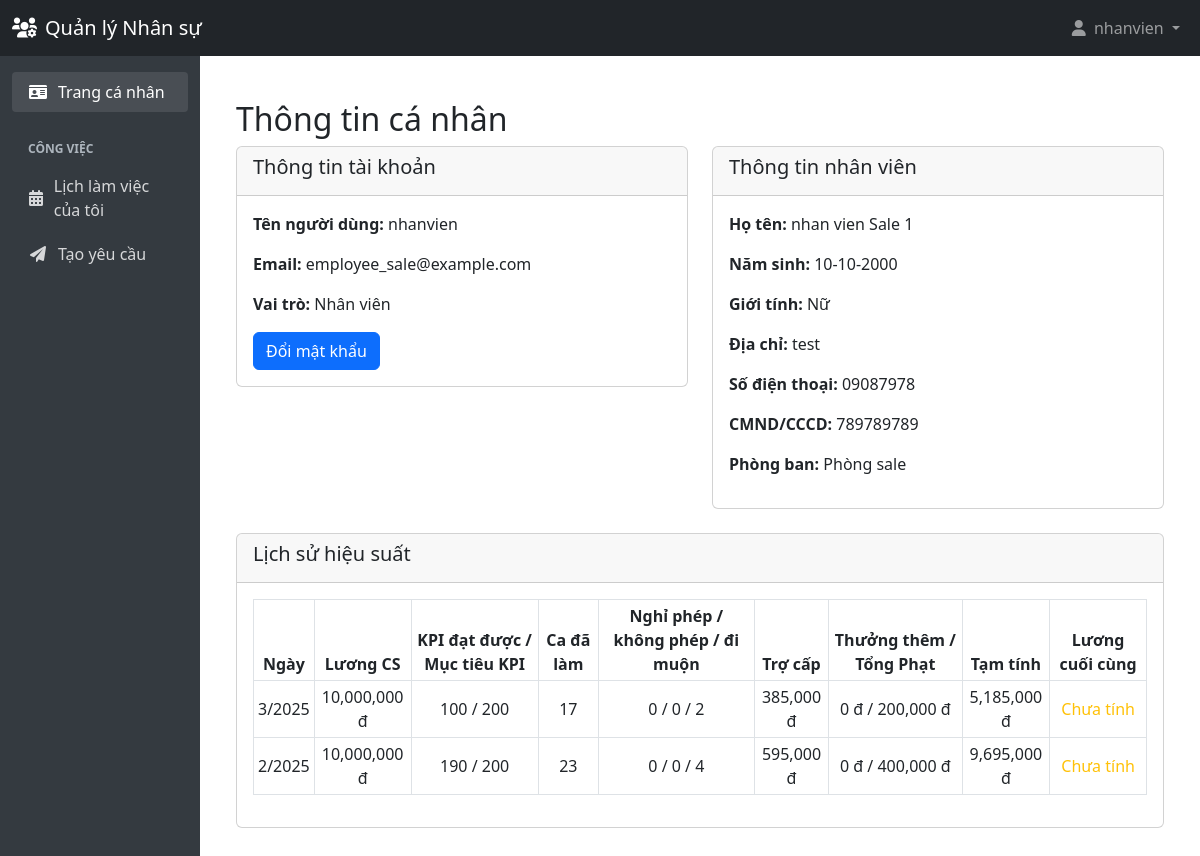
/pages/profile.php (signed in), run on the app's committed database.
### tables this page shows
CREATE TABLE `users` (
  `user_id` int(11) NOT NULL,
  `username` varchar(50) NOT NULL,
  `password` varchar(255) NOT NULL,
  `email` varchar(100) DEFAULT NULL,
  `role_id` int(11) NOT NULL,
  `created_at` timestamp NULL DEFAULT current_timestamp(),
  `is_locked` tinyint(1) DEFAULT 0
);

CREATE TABLE `roles` (
  `role_id` int(11) NOT NULL,
  `role_name` varchar(50) NOT NULL
);

CREATE TABLE `employees` (
  `employee_id` int(11) NOT NULL,
  `user_id` int(11) DEFAULT NULL,
  `first_name` varchar(50) NOT NULL,
  `last_name` varchar(50) NOT NULL,
  `address` text DEFAULT NULL,
  `phone_number` varchar(20) DEFAULT NULL,
  `id_card_number` varchar(20) DEFAULT NULL,
  `gender` enum('male','female','other') NOT NULL,
  `department_id` int(11) DEFAULT NULL,
  `created_at` timestamp NULL DEFAULT current_timestamp(),
  `updated_at` timestamp NULL DEFAULT current_timestamp() ON UPDATE current_timestamp(),
  `is_locked` tinyint(1) DEFAULT 0,
  `birth_date` date DEFAULT NULL
);

CREATE TABLE `departments` (
  `department_id` int(11) NOT NULL,
  `department_code` varchar(50) NOT NULL,
  `department_name` varchar(100) NOT NULL,
  `kpi_name` varchar(100) NOT NULL,
  `kpi_unit` varchar(100) NOT NULL,
  `max_employees` int(11) NOT NULL,
  `default_kpi` decimal(10,2) NOT NULL,
  `default_salary` decimal(12,2) NOT NULL,
  `created_at` timestamp NULL DEFAULT current_timestamp(),
  `updated_at` timestamp NULL DEFAULT current_timestamp() ON UPDATE current_timestamp(),
  `is_active` tinyint(1) NOT NULL DEFAULT 1
);

CREATE TABLE `employee_monthly_performance` (
  `performance_id` int(11) NOT NULL,
  `employee_id` int(11) NOT NULL,
  `department_id` int(11) NOT NULL,
  `month` int(11) NOT NULL,
  `year` int(11) NOT NULL,
  `individual_kpi_target` decimal(10,2) NOT NULL,
  `individual_base_salary` decimal(12,2) NOT NULL,
  `kpi_achieved` decimal(10,2) DEFAULT 0.00,
  `authorized_absences` int(11) DEFAULT 0,
  `unauthorized_absences` int(11) DEFAULT 0,
  `final_salary` decimal(12,2) DEFAULT 0.00,
  `salary_calculated` tinyint(1) DEFAULT 0,
  `created_at` timestamp NULL DEFAULT current_timestamp(),
  `updated_at` timestamp NULL DEFAULT current_timestamp() ON UPDATE current_timestamp(),
  `working_day` int(11) DEFAULT NULL,
  `allowance_shift_count` int(11) DEFAULT NULL,
  `total_allowance` int(11) NOT NULL DEFAULT 0,
  `late_day` int(11) NOT NULL DEFAULT 0,
  `penalty_more` int(11) NOT NULL DEFAULT 0,
  `bonus_more` int(11) NOT NULL DEFAULT 0
);

CREATE TABLE `monthly_department_settings` (
  `setting_id` int(11) NOT NULL,
  `department_id` int(11) NOT NULL,
  `month` int(11) NOT NULL,
  `year` int(11) NOT NULL,
  `kpi_target` decimal(10,2) NOT NULL,
  `base_salary` decimal(12,2) NOT NULL,
  `daily_meal_allowance` decimal(10,2) DEFAULT 0.00,
  `unauthorized_absence_penalty` decimal(10,2) DEFAULT 0.00,
  `is_locked` tinyint(1) DEFAULT 0,
  `created_at` timestamp NULL DEFAULT current_timestamp(),
  `updated_at` timestamp NULL DEFAULT current_timestamp() ON UPDATE current_timestamp(),
  `late_arrival_penalty` decimal(10,2) NOT NULL DEFAULT 0.00
);

### config/db.php (called while the page is built, shortened)
<?php
$host = 'localhost';
$dbname = 'qlns';
$username = 'root';
$password = '';
$charset = 'utf8mb4';
$dsn = "mysql:host=$host;dbname=$dbname;charset=$charset";
$options = [
    PDO::ATTR_ERRMODE => PDO::ERRMODE_EXCEPTION,
    PDO::ATTR_DEFAULT_FETCH_MODE => PDO::FETCH_ASSOC,
    PDO::ATTR_EMULATE_PREPARES => false,
];
try {
    $pdo = new PDO($dsn, $username, $password, $options);
} catch (PDOException $e) {
    die("Lỗi kết nối cơ sở dữ liệu: " . $e->getMessage());
}
function getCurrentUser() {
    if (isset($_SESSION['user_id'])) {
        global $pdo;
        $stmt = $pdo->prepare("
            SELECT u.*, r.role_name
            FROM users u
            JOIN roles r ON u.role_id = r.role_id
            WHERE u.user_id = ?
        ");
        $stmt->execute([$_SESSION['user_id']]);
        return $stmt->fetch();
    }
    return false;
}
?>

### pages/profile.php (the view, shortened to what this page needs)
<?php
require_once dirname(__DIR__) . '/config/db.php';
$user = getCurrentUser();
$performanceHistory = [];
$stmt = $pdo->prepare("
    SELECT e.*, d.department_name
    FROM employees e
    LEFT JOIN departments d ON e.department_id = d.department_id
    WHERE e.user_id = ?
");
$stmt->execute([$user['user_id']]);
$userData = $stmt->fetch();
if ($user['role_name'] != 'Admin' && $userData) {
    $stmt = $pdo->prepare("
        SELECT emp.*, mds.daily_meal_allowance, mds.unauthorized_absence_penalty,mds.late_arrival_penalty
        FROM employee_monthly_performance emp
        LEFT JOIN monthly_department_settings mds ON emp.department_id = mds.department_id
            AND emp.month = mds.month AND emp.year = mds.year
        WHERE emp.employee_id = ?
        ORDER BY emp.year DESC, emp.month DESC
        LIMIT 6
    ");
    $stmt->execute([$userData['employee_id']]);
    $performanceHistory = $stmt->fetchAll();
}
if ($userData['department_id'] == 4   ) {
    $text = "Ca";
} else {
    $text = "Ngày";
}
include dirname(__DIR__) . '/partials/header.php';
?>
<div class="container mt-4">
    <h2>Thông tin cá nhân</h2>
    <div class="row">
        <div class="col-md-6">
            <div class="card mb-4">
                <div class="card-header">
                    <h5>Thông tin tài khoản</h5>
                </div>
                <div class="card-body">
                    <p><strong>Tên người dùng:</strong> <?= htmlspecialchars($user['username']) ?></p>
                    <p><strong>Email:</strong> <?= htmlspecialchars($user['email'] ?? 'Chưa cập nhật') ?></p>
                    <p><strong>Vai trò:</strong> <?= htmlspecialchars($user['role_name']) ?></p>
                    <button class="btn btn-primary" type="button" data-bs-toggle="collapse"
                        data-bs-target="#changePasswordForm">
                        Đổi mật khẩu
                    </button>
                </div>
            </div>
        </div>
        <?php if ($userData && $user['role_name'] != 'Admin'): ?>
            <div class="col-md-6">
                <div class="card mb-4">
                    <div class="card-header">
                        <h5>Thông tin nhân viên</h5>
                    </div>
                    <div class="card-body">
                        <p><strong>Họ tên:</strong> <?= htmlspecialchars($userData['last_name']) ?>
                            <?= htmlspecialchars($userData['first_name']) ?>
                        </p>
                        <p><strong>Năm sinh:</strong>
                            <?= date('d-m-Y', strtotime(htmlspecialchars($userData['birth_date']))) ?></p>
                        <p><strong>Giới tính:</strong>
                            <?= htmlspecialchars($userData['gender'] == 'male' ? 'Nam' : ($userData['gender'] == 'female' ? 'Nữ' : 'Khác')) ?>
                        </p>
                        <p><strong>Địa chỉ:</strong> <?= htmlspecialchars($userData['address'] ?? 'Chưa cập nhật') ?></p>
                        <p><strong>Số điện thoại:</strong>
                            <?= htmlspecialchars($userData['phone_number'] ?? 'Chưa cập nhật') ?></p>
                        <p><strong>CMND/CCCD:</strong>
                            <?= htmlspecialchars($userData['id_card_number'] ?? 'Chưa cập nhật') ?></p>
                        <p><strong>Phòng ban:</strong>
                            <?= htmlspecialchars($userData['department_name'] ?? 'Chưa phân công') ?></p>
                    </div>
                </div>
            </div>
        <?php endif; ?>
    </div>
    <?php if (!empty($performanceHistory) && $user['role_name'] != 'Admin'): ?>
        <div class="row">
            <div class="col-md-12">
                <div class="card mb-4">
                    <div class="card-header">
                        <h5>Lịch sử hiệu suất</h5>
                    </div>
                    <div class="card-body">
                        <div class="table-responsive">
                            <table class="table table-bordered table-sm text-center align-middle">
                                <thead class="bg-light fw-bold">
                                    <tr>
                                        <th>Ngày</th>
                                        <th>Lương CS</th>
                                        <th>KPI đạt được / Mục tiêu KPI</th>
                                        <th><?php echo $text ?> đã làm</th>
                                        <th>Nghỉ phép / không phép / đi muộn</th>
                                        <th>Trợ cấp</th>
                                        <th>Thưởng thêm / Tổng Phạt</th>
                                        <th>Tạm tính</th>
                                        <th>Lương cuối cùng</th>
                                    </tr>
                                </thead>
                                <tbody>
                                    <?php foreach ($performanceHistory as $record): ?>
                                        <tr>
                                            <td><?= $record['month'] ?>/<?= $record['year'] ?></td>
                                            <td><?= number_format($record['individual_base_salary']) ?> đ</td>
                                            <td><?= number_format($record['kpi_achieved']) ?> /
                                                <?= number_format($record['individual_kpi_target']) ?>
                                            </td>
                                            <td><?= $record['working_day'] ?: 0 ?></td>
                                            <td><?= $record['authorized_absences'] ?: 0 ?> /
                                                <?= $record['unauthorized_absences'] ?: 0 ?> / <?= $record['late_day'] ?: 0 ?>
                                            </td>
                                            <td>
                                                <?= number_format($record['total_allowance']) ?> đ
                                            </td>
                                            <td><?= number_format($record['bonus_more']) ?> đ / <?= number_format(
                                                   $record['penalty_more'] +
                                                   ($record['late_day'] * $record['late_arrival_penalty']) +
                                                   ($record['unauthorized_absences'] * $record['unauthorized_absence_penalty'])
                                               ) ?> đ</td>
                                            <td><?= number_format($record['final_salary']) ?> đ</td>
                                            <td><?= $record['salary_calculated'] ? number_format($record['final_salary']) . ' đ' : '<span class="text-warning">Chưa tính</span>' ?>
                                            </td>
                                        </tr>
                                    <?php endforeach; ?>
                                </tbody>
                            </table>
                        </div>
                    </div>
                </div>
            </div>
        </div>
    <?php endif; ?>
</div>
<?php include dirname(__DIR__) . '/partials/footer.php'; ?>

### partials/header.php (shortened to what this page needs)
<?php
require_once dirname(__DIR__) . '/config/db.php';
$currentUser = isset($_SESSION['user_id']) ? getCurrentUser() : false;
$currentPage = basename($_SERVER['PHP_SELF']);
?>
<!DOCTYPE html>
<html lang="vi">
<head>
    <link href="https://cdn.jsdelivr.net/npm/bootstrap@5.3.0-alpha1/dist/css/bootstrap.min.css" rel="stylesheet">
    <link rel="stylesheet" href="https://cdnjs.cloudflare.com/ajax/libs/font-awesome/6.0.0/css/all.min.css">
</head>
<body>
    <nav class="navbar navbar-expand-lg navbar-dark bg-dark">
        <div class="container-fluid">
            <a class="navbar-brand" href="#">
                <i class="fas fa-users-cog me-2"></i>Quản lý Nhân sự
            </a>
            <div class="collapse navbar-collapse" id="navbarNav">
                <ul class="navbar-nav ms-auto">
                    <?php if ($currentUser): ?>
                        <li class="nav-item dropdown">
                            <a class="nav-link dropdown-toggle" href="#" id="navbarDropdown" role="button"
                                data-bs-toggle="dropdown">
                                <i class="fas fa-user me-1"></i> <?php echo htmlspecialchars($currentUser['username']); ?>
                            </a>
                        </li>
                    <?php endif; ?>
                </ul>
            </div>
        </div>
    </nav>
    <div class="container-fluid">
        <div class="row">
            <?php if ($currentUser): ?>
                <div class="col-md-3 col-lg-2 d-md-block sidebar collapse">
                    <div class="position-sticky">
                        <ul class="nav flex-column">
                            <?php
                            function isActive($pageName) {
                                global $currentPage;
                                return $currentPage == $pageName ? 'active' : '';
                            }
                            function renderMenuItem($icon, $title, $link, $activePage = null) {
                                $activeClass = $activePage ? isActive($activePage) : '';
                                echo '<li class="nav-item">
                                    <a class="nav-link ' . $activeClass . '" href="' . $link . '">
                                        <i class="' . $icon . '"></i> ' . $title . '
                                    </a>
                                </li>';
                            }
                            function renderSectionTitle($title) {
                                echo '<div class="menu-section-title">' . $title . '</div>';
                            }
                            renderMenuItem('fas fa-id-card', 'Trang cá nhân', 'profile.php', 'profile.php');
                            if ($currentUser['role_name'] == 'Nhân viên' || $currentUser['role_name'] == 'Quản Lý Nhân Sự'):
                                renderSectionTitle('Công việc');
                            endif;
                            if ($currentUser['role_name'] == 'Nhân viên' || $currentUser['role_name'] == 'Quản Lý Nhân Sự'):
                                renderMenuItem('fas fa-paper-plane', 'Tạo yêu cầu', 'create_request.php', 'create_request.php');
                            endif;
                            ?>
                        </ul>
                    </div>
                </div>
                <main class="col-md-9 ms-sm-auto col-lg-10 px-md-4 content">
            <?php else: ?>
                <main class="col-12 content">
            <?php endif; ?>

### partials/header.php (style rules this page uses)
:root { --sidebar-bg: #343a40; --sidebar-link: rgba(255, 255, 255, 0.8); --sidebar-hover: #fff; --sidebar-active-bg: rgba(255, 255, 255, 0.1); }
.sidebar { min-height: calc(100vh - 56px); background-color: var(--sidebar-bg); padding-top: 1rem; }
.sidebar .nav-link { color: var(--sidebar-link); padding: 0.5rem 1rem; margin-bottom: 0.25rem; border-radius: 0.25rem; transition: all 0.2s ease; display: flex; align-items: center; }
.sidebar .nav-link.active { color: var(--sidebar-hover); background-color: var(--sidebar-active-bg); font-weight: 500; }
.sidebar .nav-link i { margin-right: 10px; width: 20px; text-align: center; }
.content { padding: 20px; }
.menu-section-title { color: #adb5bd; text-transform: uppercase; font-size: 0.75rem; font-weight: 600; padding: 0.5rem 1rem; margin-top: 1rem; }

### data on the page
users: username "nhanvien", email "employee_sale@example.com", role.role_name "Nhân viên"
employees: last_name "nhan vien", first_name "Sale 1", birth_date "10-10-2000", gender "Nữ", address "test", phone_number "09087978", id_card_number "789789789", department.department_name "Phòng sale", department "Ca"
employee_monthly_performance: month "3", year "2025", individual_base_salary "10,000,000", kpi_achieved "100", individual_kpi_target "200", working_day "17", authorized_absences "0", unauthorized_absences "0", late_day "2", total_allowance "385,000", bonus_more "0", penalty_more+late_day+unauthorized_absences "200,000", final_salary "5,185,000", salary_calculated "Chưa tính"
employee_monthly_performance: month "2", year "2025", individual_base_salary "10,000,000", kpi_achieved "190", individual_kpi_target "200", working_day "23", authorized_absences "0", unauthorized_absences "0", late_day "4", total_allowance "595,000", bonus_more "0", penalty_more+late_day+unauthorized_absences "400,000", final_salary "9,695,000", salary_calculated "Chưa tính"

### other printed values
$title "Trang cá nhân Lịch làm việc của tôi Tạo yêu cầu"
$title "CÔNG VIỆC"
